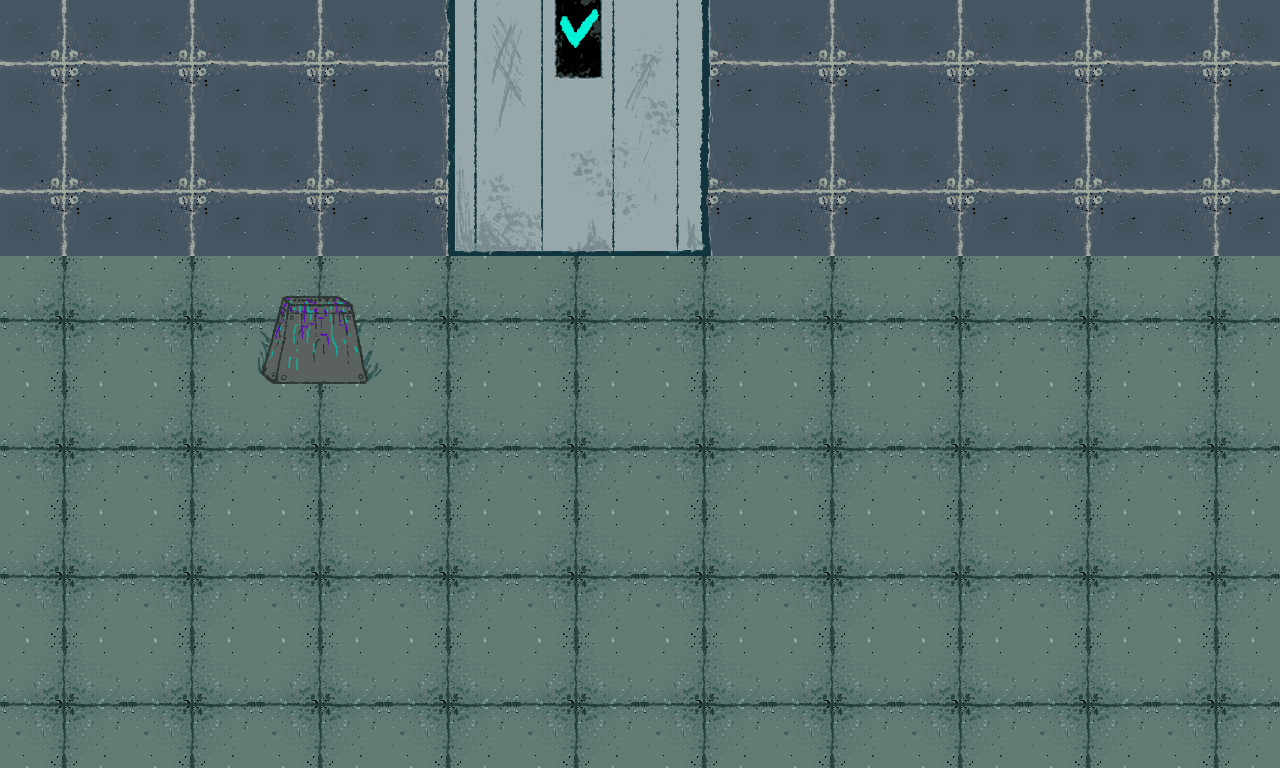

This is a level from a 2D game, rendered from its Tiled map with the project's own tilesets. A one-line summary and the complete map file follow:
An orthogonal 10x6 tile map with 128x128 px tiles, 2 tile layers (layer1, layer2), 4 tilesets.

<map version="1.10" tiledversion="1.10.2" orientation="orthogonal" renderorder="right-down" width="10" height="6" tilewidth="128" tileheight="128" infinite="0" nextlayerid="4" nextobjectid="1">
 <editorsettings>
  <export target="end-game.lua" format="lua" />
 </editorsettings>
 <tileset firstgid="1" name="tileset-predio" tilewidth="128" tileheight="128" tilecount="1" columns="1">
  <image source="../images/game/tileset-predio.png" width="128" height="128" />
 </tileset>
 <tileset firstgid="2" name="tileset-parede" tilewidth="128" tileheight="128" tilecount="8" columns="4">
  <image source="../images/game/tileset-parede.png" width="512" height="256" />
 </tileset>
 <tileset firstgid="10" name="tileset-portoes" tilewidth="128" tileheight="128" tilecount="24" columns="6">
  <image source="../images/game/tileset-portoes.png" width="768" height="512" />
 </tileset>
 <tileset firstgid="34" name="checkpoint" tilewidth="128" tileheight="128" tilecount="1" columns="1">
  <image source="../images/game/checkpoint.png" width="128" height="128" />
 </tileset>
 <layer id="1" name="layer1" width="10" height="6">
  <data encoding="csv">
2,2,2,2,2,2,2,2,2,2,
2,2,2,2,2,2,2,2,2,2,
1,1,1,1,1,1,1,1,1,1,
1,1,1,1,1,1,1,1,1,1,
1,1,1,1,1,1,1,1,1,1,
1,1,1,1,1,1,1,1,1,1
</data>
 </layer>
 <layer id="3" name="layer2" width="10" height="6">
  <data encoding="csv">
0,0,0,22,23,24,0,0,0,0,
0,0,0,28,29,30,0,0,0,0,
0,0,34,0,0,0,0,0,0,0,
0,0,0,0,0,0,0,0,0,0,
0,0,0,0,0,0,0,0,0,0,
0,0,0,0,0,0,0,0,0,0
</data>
 </layer>
</map>